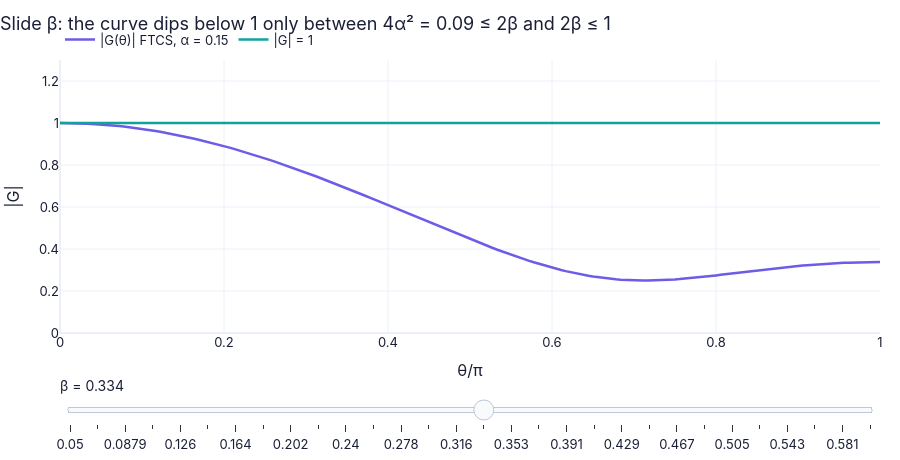

Notebook cell for this chart:
### Markdown cell above
**What you see.** (a) Four curves in the complex plane with the grey unit circle (θ runs from 0 to π, so each is the upper or lower half of a closed loop — its mirror image is the other half); (b) the same four as $\lvert G\rvert$ against $\theta/\pi$ with the line 1; (c) a lens-shaped teal region in the $(\alpha,\beta)$ plane and five dots.

**How to read it.** The orange curve (0.1, 0.2) stays inside the circle: stable. The rose curve (0.4, 0.2) leaves it at intermediate $\theta$ (long waves grow — the $4\alpha^2\le2\beta$ edge); the amber one (0, 0.51) leaves at $G=-1.04$, $\theta=\pi$ (the zigzag — the $2\beta\le1$ edge). The blue BTCS curve lies deep inside. In (c) a dot inside the lens is stable.

**What would change if…** …$D=0$ ($\beta=0$): the region shrinks to the single point $\alpha=0$ — pure convection is never stable with FTCS.

### Code cell
betas = np.linspace(0.05, 0.6, 30 if not FAST else 15)        # slider positions for beta at fixed alpha = 0.15
th = np.linspace(0, np.pi, 181)                                # Fourier angles
def f2(b_):                                                    # |G(theta)| for one beta
    return {"|G(θ)| FTCS, α = 0.15": (th/np.pi, np.abs(FD.amplification_factor(th, 0.15, b_, "ftcs"))),
            "|G| = 1": (th/np.pi, np.ones_like(th))}
fig = slider_figure(f2, "β", betas, xlabel="θ/π", ylabel="|G|", yrange=[0.0, 1.3],
                    title="Slide β: the curve dips below 1 only between 4α² = 0.09 ≤ 2β and 2β ≤ 1")
fig.show()   # display the interactive figure

### Figure 1 — Plotly figure (JSON) as saved in the notebook; plotly's stock layout.template omitted (floating-point values rounded to 4 significant figures; data arrays with more than 128 entries replaced by an {"elided": "..."} marker saying what was removed)
{"data": [{"hovertemplate": "|G(θ)| FTCS, α = 0.15: %{y:.4g}<extra>β = 0.05 </extra>", "line": {"color": "#6c5ce7", "width": 2.5}, "mode": "lines", "name": "|G(θ)| FTCS, α = 0.15", "type": "scatter", "visible": false, "x": {"elided": "181 float values"}, "y": {"elided": "181 float values"}}, {"hovertemplate": "|G| = 1: %{y:.4g}<extra>β = 0.05 </extra>", "line": {"color": "#0fa39c", "width": 2.5}, "mode": "lines", "name": "|G| = 1", "type": "scatter", "visible": false, "x": {"elided": "181 float values"}, "y": {"elided": "181 float values"}}, {"hovertemplate": "|G(θ)| FTCS, α = 0.15: %{y:.4g}<extra>β = 0.069 </extra>", "line": {"color": "#6c5ce7", "width": 2.5}, "mode": "lines", "name": "|G(θ)| FTCS, α = 0.15", "type": "scatter", "visible": false, "x": {"elided": "181 float values"}, "y": {"elided": "181 float values"}}, {"hovertemplate": "|G| = 1: %{y:.4g}<extra>β = 0.069 </extra>", "line": {"color": "#0fa39c", "width": 2.5}, "mode": "lines", "name": "|G| = 1", "type": "scatter", "visible": false, "x": {"elided": "181 float values"}, "y": {"elided": "181 float values"}}, {"hovertemplate": "|G(θ)| FTCS, α = 0.15: %{y:.4g}<extra>β = 0.0879 </extra>", "line": {"color": "#6c5ce7", "width": 2.5}, "mode": "lines", "name": "|G(θ)| FTCS, α = 0.15", "type": "scatter", "visible": false, "x": {"elided": "181 float values"}, "y": {"elided": "181 float values"}}, {"hovertemplate": "|G| = 1: %{y:.4g}<extra>β = 0.0879 </extra>", "line": {"color": "#0fa39c", "width": 2.5}, "mode": "lines", "name": "|G| = 1", "type": "scatter", "visible": false, "x": {"elided": "181 float values"}, "y": {"elided": "181 float values"}}, {"hovertemplate": "|G(θ)| FTCS, α = 0.15: %{y:.4g}<extra>β = 0.107 </extra>", "line": {"color": "#6c5ce7", "width": 2.5}, "mode": "lines", "name": "|G(θ)| FTCS, α = 0.15", "type": "scatter", "visible": false, "x": {"elided": "181 float values"}, "y": {"elided": "181 float values"}}, {"hovertemplate": "|G| = 1: %{y:.4g}<extra>β = 0.107 </extra>", "line": {"color": "#0fa39c", "width": 2.5}, "mode": "lines", "name": "|G| = 1", "type": "scatter", "visible": false, "x": {"elided": "181 float values"}, "y": {"elided": "181 float values"}}, {"hovertemplate": "|G(θ)| FTCS, α = 0.15: %{y:.4g}<extra>β = 0.126 </extra>", "line": {"color": "#6c5ce7", "width": 2.5}, "mode": "lines", "name": "|G(θ)| FTCS, α = 0.15", "type": "scatter", "visible": false, "x": {"elided": "181 float values"}, "y": {"elided": "181 float values"}}, {"hovertemplate": "|G| = 1: %{y:.4g}<extra>β = 0.126 </extra>", "line": {"color": "#0fa39c", "width": 2.5}, "mode": "lines", "name": "|G| = 1", "type": "scatter", "visible": false, "x": {"elided": "181 float values"}, "y": {"elided": "181 float values"}}, {"hovertemplate": "|G(θ)| FTCS, α = 0.15: %{y:.4g}<extra>β = 0.145 </extra>", "line": {"color": "#6c5ce7", "width": 2.5}, "mode": "lines", "name": "|G(θ)| FTCS, α = 0.15", "type": "scatter", "visible": false, "x": {"elided": "181 float values"}, "y": {"elided": "181 float values"}}, {"hovertemplate": "|G| = 1: %{y:.4g}<extra>β = 0.145 </extra>", "line": {"color": "#0fa39c", "width": 2.5}, "mode": "lines", "name": "|G| = 1", "type": "scatter", "visible": false, "x": {"elided": "181 float values"}, "y": {"elided": "181 float values"}}, {"hovertemplate": "|G(θ)| FTCS, α = 0.15: %{y:.4g}<extra>β = 0.164 </extra>", "line": {"color": "#6c5ce7", "width": 2.5}, "mode": "lines", "name": "|G(θ)| FTCS, α = 0.15", "type": "scatter", "visible": false, "x": {"elided": "181 float values"}, "y": {"elided": "181 float values"}}, {"hovertemplate": "|G| = 1: %{y:.4g}<extra>β = 0.164 </extra>", "line": {"color": "#0fa39c", "width": 2.5}, "mode": "lines", "name": "|G| = 1", "type": "scatter", "visible": false, "x": {"elided": "181 float values"}, "y": {"elided": "181 float values"}}, {"hovertemplate": "|G(θ)| FTCS, α = 0.15: %{y:.4g}<extra>β = 0.183 </extra>", "line": {"color": "#6c5ce7", "width": 2.5}, "mode": "lines", "name": "|G(θ)| FTCS, α = 0.15", "type": "scatter", "visible": false, "x": {"elided": "181 float values"}, "y": {"elided": "181 float values"}}, {"hovertemplate": "|G| = 1: %{y:.4g}<extra>β = 0.183 </extra>", "line": {"color": "#0fa39c", "width": 2.5}, "mode": "lines", "name": "|G| = 1", "type": "scatter", "visible": false, "x": {"elided": "181 float values"}, "y": {"elided": "181 float values"}}, {"hovertemplate": "|G(θ)| FTCS, α = 0.15: %{y:.4g}<extra>β = 0.202 </extra>", "line": {"color": "#6c5ce7", "width": 2.5}, "mode": "lines", "name": "|G(θ)| FTCS, α = 0.15", "type": "scatter", "visible": false, "x": {"elided": "181 float values"}, "y": {"elided": "181 float values"}}, {"hovertemplate": "|G| = 1: %{y:.4g}<extra>β = 0.202 </extra>", "line": {"color": "#0fa39c", "width": 2.5}, "mode": "lines", "name": "|G| = 1", "type": "scatter", "visible": false, "x": {"elided": "181 float values"}, "y": {"elided": "181 float values"}}, {"hovertemplate": "|G(θ)| FTCS, α = 0.15: %{y:.4g}<extra>β = 0.221 </extra>", "line": {"color": "#6c5ce7", "width": 2.5}, "mode": "lines", "name": "|G(θ)| FTCS, α = 0.15", "type": "scatter", "visible": false, "x": {"elided": "181 float values"}, "y": {"elided": "181 float values"}}, {"hovertemplate": "|G| = 1: %{y:.4g}<extra>β = 0.221 </extra>", "line": {"color": "#0fa39c", "width": 2.5}, "mode": "lines", "name": "|G| = 1", "type": "scatter", "visible": false, "x": {"elided": "181 float values"}, "y": {"elided": "181 float values"}}, {"hovertemplate": "|G(θ)| FTCS, α = 0.15: %{y:.4g}<extra>β = 0.24 </extra>", "line": {"color": "#6c5ce7", "width": 2.5}, "mode": "lines", "name": "|G(θ)| FTCS, α = 0.15", "type": "scatter", "visible": false, "x": {"elided": "181 float values"}, "y": {"elided": "181 float values"}}, {"hovertemplate": "|G| = 1: %{y:.4g}<extra>β = 0.24 </extra>", "line": {"color": "#0fa39c", "width": 2.5}, "mode": "lines", "name": "|G| = 1", "type": "scatter", "visible": false, "x": {"elided": "181 float values"}, "y": {"elided": "181 float values"}}, {"hovertemplate": "|G(θ)| FTCS, α = 0.15: %{y:.4g}<extra>β = 0.259 </extra>", "line": {"color": "#6c5ce7", "width": 2.5}, "mode": "lines", "name": "|G(θ)| FTCS, α = 0.15", "type": "scatter", "visible": false, "x": {"elided": "181 float values"}, "y": {"elided": "181 float values"}}, {"hovertemplate": "|G| = 1: %{y:.4g}<extra>β = 0.259 </extra>", "line": {"color": "#0fa39c", "width": 2.5}, "mode": "lines", "name": "|G| = 1", "type": "scatter", "visible": false, "x": {"elided": "181 float values"}, "y": {"elided": "181 float values"}}, {"hovertemplate": "|G(θ)| FTCS, α = 0.15: %{y:.4g}<extra>β = 0.278 </extra>", "line": {"color": "#6c5ce7", "width": 2.5}, "mode": "lines", "name": "|G(θ)| FTCS, α = 0.15", "type": "scatter", "visible": false, "x": {"elided": "181 float values"}, "y": {"elided": "181 float values"}}, {"hovertemplate": "|G| = 1: %{y:.4g}<extra>β = 0.278 </extra>", "line": {"color": "#0fa39c", "width": 2.5}, "mode": "lines", "name": "|G| = 1", "type": "scatter", "visible": false, "x": {"elided": "181 float values"}, "y": {"elided": "181 float values"}}, {"hovertemplate": "|G(θ)| FTCS, α = 0.15: %{y:.4g}<extra>β = 0.297 </extra>", "line": {"color": "#6c5ce7", "width": 2.5}, "mode": "lines", "name": "|G(θ)| FTCS, α = 0.15", "type": "scatter", "visible": false, "x": {"elided": "181 float values"}, "y": {"elided": "181 float values"}}, {"hovertemplate": "|G| = 1: %{y:.4g}<extra>β = 0.297 </extra>", "line": {"color": "#0fa39c", "width": 2.5}, "mode": "lines", "name": "|G| = 1", "type": "scatter", "visible": false, "x": {"elided": "181 float values"}, "y": {"elided": "181 float values"}}, {"hovertemplate": "|G(θ)| FTCS, α = 0.15: %{y:.4g}<extra>β = 0.316 </extra>", "line": {"color": "#6c5ce7", "width": 2.5}, "mode": "lines", "name": "|G(θ)| FTCS, α = 0.15", "type": "scatter", "visible": false, "x": {"elided": "181 float values"}, "y": {"elided": "181 float values"}}, {"hovertemplate": "|G| = 1: %{y:.4g}<extra>β = 0.316 </extra>", "line": {"color": "#0fa39c", "width": 2.5}, "mode": "lines", "name": "|G| = 1", "type": "scatter", "visible": false, "x": {"elided": "181 float values"}, "y": {"elided": "181 float values"}}, {"hovertemplate": "|G(θ)| FTCS, α = 0.15: %{y:.4g}<extra>β = 0.334 </extra>", "line": {"color": "#6c5ce7", "width": 2.5}, "mode": "lines", "name": "|G(θ)| FTCS, α = 0.15", "type": "scatter", "visible": true, "x": {"elided": "181 float values"}, "y": {"elided": "181 float values"}}, {"hovertemplate": "|G| = 1: %{y:.4g}<extra>β = 0.334 </extra>", "line": {"color": "#0fa39c", "width": 2.5}, "mode": "lines", "name": "|G| = 1", "type": "scatter", "visible": true, "x": {"elided": "181 float values"}, "y": {"elided": "181 float values"}}, {"hovertemplate": "|G(θ)| FTCS, α = 0.15: %{y:.4g}<extra>β = 0.353 </extra>", "line": {"color": "#6c5ce7", "width": 2.5}, "mode": "lines", "name": "|G(θ)| FTCS, α = 0.15", "type": "scatter", "visible": false, "x": {"elided": "181 float values"}, "y": {"elided": "181 float values"}}, {"hovertemplate": "|G| = 1: %{y:.4g}<extra>β = 0.353 </extra>", "line": {"color": "#0fa39c", "width": 2.5}, "mode": "lines", "name": "|G| = 1", "type": "scatter", "visible": false, "x": {"elided": "181 float values"}, "y": {"elided": "181 float values"}}, {"hovertemplate": "|G(θ)| FTCS, α = 0.15: %{y:.4g}<extra>β = 0.372 </extra>", "line": {"color": "#6c5ce7", "width": 2.5}, "mode": "lines", "name": "|G(θ)| FTCS, α = 0.15", "type": "scatter", "visible": false, "x": {"elided": "181 float values"}, "y": {"elided": "181 float values"}}, {"hovertemplate": "|G| = 1: %{y:.4g}<extra>β = 0.372 </extra>", "line": {"color": "#0fa39c", "width": 2.5}, "mode": "lines", "name": "|G| = 1", "type": "scatter", "visible": false, "x": {"elided": "181 float values"}, "y": {"elided": "181 float values"}}, {"hovertemplate": "|G(θ)| FTCS, α = 0.15: %{y:.4g}<extra>β = 0.391 </extra>", "line": {"color": "#6c5ce7", "width": 2.5}, "mode": "lines", "name": "|G(θ)| FTCS, α = 0.15", "type": "scatter", "visible": false, "x": {"elided": "181 float values"}, "y": {"elided": "181 float values"}}, {"hovertemplate": "|G| = 1: %{y:.4g}<extra>β = 0.391 </extra>", "line": {"color": "#0fa39c", "width": 2.5}, "mode": "lines", "name": "|G| = 1", "type": "scatter", "visible": false, "x": {"elided": "181 float values"}, "y": {"elided": "181 float values"}}, {"hovertemplate": "|G(θ)| FTCS, α = 0.15: %{y:.4g}<extra>β = 0.41 </extra>", "line": {"color": "#6c5ce7", "width": 2.5}, "mode": "lines", "name": "|G(θ)| FTCS, α = 0.15", "type": "scatter", "visible": false, "x": {"elided": "181 float values"}, "y": {"elided": "181 float values"}}, {"hovertemplate": "|G| = 1: %{y:.4g}<extra>β = 0.41 </extra>", "line": {"color": "#0fa39c", "width": 2.5}, "mode": "lines", "name": "|G| = 1", "type": "scatter", "visible": false, "x": {"elided": "181 float values"}, "y": {"elided": "181 float values"}}, {"hovertemplate": "|G(θ)| FTCS, α = 0.15: %{y:.4g}<extra>β = 0.429 </extra>", "line": {"color": "#6c5ce7", "width": 2.5}, "mode": "lines", "name": "|G(θ)| FTCS, α = 0.15", "type": "scatter", "visible": false, "x": {"elided": "181 float values"}, "y": {"elided": "181 float values"}}, {"hovertemplate": "|G| = 1: %{y:.4g}<extra>β = 0.429 </extra>", "line": {"color": "#0fa39c", "width": 2.5}, "mode": "lines", "name": "|G| = 1", "type": "scatter", "visible": false, "x": {"elided": "181 float values"}, "y": {"elided": "181 float values"}}, {"hovertemplate": "|G(θ)| FTCS, α = 0.15: %{y:.4g}<extra>β = 0.448 </extra>", "line": {"color": "#6c5ce7", "width": 2.5}, "mode": "lines", "name": "|G(θ)| FTCS, α = 0.15", "type": "scatter", "visible": false, "x": {"elided": "181 float values"}, "y": {"elided": "181 float values"}}, {"hovertemplate": "|G| = 1: %{y:.4g}<extra>β = 0.448 </extra>", "line": {"color": "#0fa39c", "width": 2.5}, "mode": "lines", "name": "|G| = 1", "type": "scatter", "visible": false, "x": {"elided": "181 float values"}, "y": {"elided": "181 float values"}}, {"hovertemplate": "|G(θ)| FTCS, α = 0.15: %{y:.4g}<extra>β = 0.467 </extra>", "line": {"color": "#6c5ce7", "width": 2.5}, "mode": "lines", "name": "|G(θ)| FTCS, α = 0.15", "type": "scatter", "visible": false, "x": {"elided": "181 float values"}, "y": {"elided": "181 float values"}}, {"hovertemplate": "|G| = 1: %{y:.4g}<extra>β = 0.467 </extra>", "line": {"color": "#0fa39c", "width": 2.5}, "mode": "lines", "name": "|G| = 1", "type": "scatter", "visible": false, "x": {"elided": "181 float values"}, "y": {"elided": "181 float values"}}, {"hovertemplate": "|G(θ)| FTCS, α = 0.15: %{y:.4g}<extra>β = 0.486 </extra>", "line": {"color": "#6c5ce7", "width": 2.5}, "mode": "lines", "name": "|G(θ)| FTCS, α = 0.15", "type": "scatter", "visible": false, "x": {"elided": "181 float values"}, "y": {"elided": "181 float values"}}, {"hovertemplate": "|G| = 1: %{y:.4g}<extra>β = 0.486 </extra>", "line": {"color": "#0fa39c", "width": 2.5}, "mode": "lines", "name": "|G| = 1", "type": "scatter", "visible": false, "x": {"elided": "181 float values"}, "y": {"elided": "181 float values"}}, {"hovertemplate": "|G(θ)| FTCS, α = 0.15: %{y:.4g}<extra>β = 0.505 </extra>", "line": {"color": "#6c5ce7", "width": 2.5}, "mode": "lines", "name": "|G(θ)| FTCS, α = 0.15", "type": "scatter", "visible": false, "x": {"elided": "181 float values"}, "y": {"elided": "181 float values"}}, {"hovertemplate": "|G| = 1: %{y:.4g}<extra>β = 0.505 </extra>", "line": {"color": "#0fa39c", "width": 2.5}, "mode": "lines", "name": "|G| = 1", "type": "scatter", "visible": false, "x": {"elided": "181 float values"}, "y": {"elided": "181 float values"}}, {"hovertemplate": "|G(θ)| FTCS, α = 0.15: %{y:.4g}<extra>β = 0.524 </extra>", "line": {"color": "#6c5ce7", "width": 2.5}, "mode": "lines", "name": "|G(θ)| FTCS, α = 0.15", "type": "scatter", "visible": false, "x": {"elided": "181 float values"}, "y": {"elided": "181 float values"}}, {"hovertemplate": "|G| = 1: %{y:.4g}<extra>β = 0.524 </extra>", "line": {"color": "#0fa39c", "width": 2.5}, "mode": "lines", "name": "|G| = 1", "type": "scatter", "visible": false, "x": {"elided": "181 float values"}, "y": {"elided": "181 float values"}}, {"hovertemplate": "|G(θ)| FTCS, α = 0.15: %{y:.4g}<extra>β = 0.543 </extra>", "line": {"color": "#6c5ce7", "width": 2.5}, "mode": "lines", "name": "|G(θ)| FTCS, α = 0.15", "type": "scatter", "visible": false, "x": {"elided": "181 float values"}, "y": {"elided": "181 float values"}}, {"hovertemplate": "|G| = 1: %{y:.4g}<extra>β = 0.543 </extra>", "line": {"color": "#0fa39c", "width": 2.5}, "mode": "lines", "name": "|G| = 1", "type": "scatter", "visible": false, "x": {"elided": "181 float values"}, "y": {"elided": "181 float values"}}, {"hovertemplate": "|G(θ)| FTCS, α = 0.15: %{y:.4g}<extra>β = 0.562 </extra>", "line": {"color": "#6c5ce7", "width": 2.5}, "mode": "lines", "name": "|G(θ)| FTCS, α = 0.15", "type": "scatter", "visible": false, "x": {"elided": "181 float values"}, "y": {"elided": "181 float values"}}, {"hovertemplate": "|G| = 1: %{y:.4g}<extra>β = 0.562 </extra>", "line": {"color": "#0fa39c", "width": 2.5}, "mode": "lines", "name": "|G| = 1", "type": "scatter", "visible": false, "x": {"elided": "181 float values"}, "y": {"elided": "181 float values"}}, {"hovertemplate": "|G(θ)| FTCS, α = 0.15: %{y:.4g}<extra>β = 0.581 </extra>", "line": {"color": "#6c5ce7", "width": 2.5}, "mode": "lines", "name": "|G(θ)| FTCS, α = 0.15", "type": "scatter", "visible": false, "x": {"elided": "181 float values"}, "y": {"elided": "181 float values"}}, {"hovertemplate": "|G| = 1: %{y:.4g}<extra>β = 0.581 </extra>", "line": {"color": "#0fa39c", "width": 2.5}, "mode": "lines", "name": "|G| = 1", "type": "scatter", "visible": false, "x": {"elided": "181 float values"}, "y": {"elided": "181 float values"}}, {"hovertemplate": "|G(θ)| FTCS, α = 0.15: %{y:.4g}<extra>β = 0.6 </extra>", "line": {"color": "#6c5ce7", "width": 2.5}, "mode": "lines", "name": "|G(θ)| FTCS, α = 0.15", "type": "scatter", "visible": false, "x": {"elided": "181 float values"}, "y": {"elided": "181 float values"}}, {"hovertemplate": "|G| = 1: %{y:.4g}<extra>β = 0.6 </extra>", "line": {"color": "#0fa39c", "width": 2.5}, "mode": "lines", "name": "|G| = 1", "type": "scatter", "visible": false, "x": {"elided": "181 float values"}, "y": {"elided": "181 float values"}}], "layout": {"colorway": ["#6c5ce7", "#0fa39c", "#f97316", "#2563eb", "#e11d6a", "#d97706"], "font": {"color": "#1a1f36", "family": "Inter, -apple-system, Segoe UI, Roboto, sans-serif", "size": 13}, "height": 460, "hovermode": "x unified", "legend": {"orientation": "h", "x": 0, "xanchor": "left", "y": 1.02, "yanchor": "bottom"}, "margin": {"b": 90, "l": 60, "r": 20, "t": 60}, "sliders": [{"active": 15, "currentvalue": {"font": {"size": 14}, "prefix": "β = ", "suffix": " "}, "pad": {"t": 40}, "steps": [{"args": [{"visible": [true, true, false, false, false, false, false, false, false, false, false, false, false, false, false, false, false, false, false, false, false, false, false, false, false, false, false, false, false, false, false, false, false, false, false, false, false, false, false, false, false, false, false, false, false, false, false, false, false, false, false, false, false, false, false, false, false, false, false, false]}], "label": "0.05", "method": "update"}, {"args": [{"visible": [false, false, true, true, false, false, false, false, false, false, false, false, false, false, false, false, false, false, false, false, false, false, false, false, false, false, false, false, false, false, false, false, false, false, false, false, false, false, false, false, false, false, false, false, false, false, false, false, false, false, false, false, false, false, false, false, false, false, false, false]}], "label": "0.069", "method": "update"}, {"args": [{"visible": [false, false, false, false, true, true, false, false, false, false, false, false, false, false, false, false, false, false, false, false, false, false, false, false, false, false, false, false, false, false, false, false, false, false, false, false, false, false, false, false, false, false, false, false, false, false, false, false, false, false, false, false, false, false, false, false, false, false, false, false]}], "label": "0.0879", "method": "update"}, {"args": [{"visible": [false, false, false, false, false, false, true, true, false, false, false, false, false, false, false, false, false, false, false, false, false, false, false, false, false, false, false, false, false, false, false, false, false, false, false, false, false, false, false, false, false, false, false, false, false, false, false, false, false, false, false, false, false, false, false, false, false, false, false, false]}], "label": "0.107", "method": "update"}, {"args": [{"visible": [false, false, false, false, false, false, false, false, true, true, false, false, false, false, false, false, false, false, false, false, false, false, false, false, false, false, false, false, false, false, false, false, false, false, false, false, false, false, false, false, false, false, false, false, false, false, false, false, false, false, false, false, false, false, false, false, false, false, false, false]}], "label": "0.126", "method": "update"}, {"args": [{"visible": [false, false, false, false, false, false, false, false, false, false, true, true, false, false, false, false, false, false, false, false, false, false, false, false, false, false, false, false, false, false, false, false, false, false, false, false, false, false, false, false, false, false, false, false, false, false, false, false, false, false, false, false, false, false, false, false, false, false, false, false]}], "label": "0.145", "method": "update"}, {"args": [{"visible": [false, false, false, false, false, false, false, false, false, false, false, false, true, true, false, false, false, false, false, false, false, false, false, false, false, false, false, false, false, false, false, false, false, false, false, false, false, false, false, false, false, false, false, false, false, false, false, false, false, false, false, false, false, false, false, false, false, false, false, false]}], "label": "0.164", "method": "update"}, {"args": [{"visible": [false, false, false, false, false, false, false, false, false, false, false, false, false, false, true, true, false, false, false, false, false, false, false, false, false, false, false, false, false, false, false, false, false, false, false, false, false, false, false, false, false, false, false, false, false, false, false, false, false, false, false, false, false, false, false, false, false, false, false, false]}], "label": "0.183", "method": "update"}, {"args": [{"visible": [false, false, false, false, false, false, false, false, false, false, false, false, false, false, false, false, true, true, false, false, false, false, false, false, false, false, false, false, false, false, false, false, false, false, false, false, false, false, false, false, false, false, false, false, false, false, false, false, false, false, false, false, false, false, false, false, false, false, false, false]}], "label": "0.202", "method": "update"}, {"args": [{"visible": [false, false, false, false, false, false, false, false, false, false, false, false, false, false, false, false, false, false, true, true, false, false, false, false, false, false, false, false, false, false, false, false, false, false, false, false, false, false, false, false, false, false, false, false, false, false, false, false, false, false, false, false, false, false, false, false, false, false, false, false]}], "label": "0.221", "method": "update"}, {"args": [{"visible": [false, false, false, false, false, false, false, false, false, false, false, false, false, false, false, false, false, false, false, false, true, true, false, false, false, false, false, false, false, false, false, false, false, false, false, false, false, false, false, false, false, false, false, false, false, false, false, false, false, false, false, false, false, false, false, false, false, false, false, false]}], "label": "0.24", "method": "update"}, {"args": [{"visible": [false, false, false, false, false, false, false, false, false, false, false, false, false, false, false, false, false, false, false, false, false, false, true, true, false, false, false, false, false, false, false, false, false, false, false, false, false, false, false, false, false, false, false, false, false, false, false, false, false, false, false, false, false, false, false, false, false, false, false, false]}], "label": "0.259", "method": "update"}, {"args": [{"visible": [false, false, false, false, false, false, false, false, false, false, false, false, false, false, false, false, false, false, false, false, false, false, false, false, true, true, false, false, false, false, false, false, false, false, false, false, false, false, false, false, false, false, false, false, false, false, false, false, false, false, false, false, false, false, false, false, false, false, false, false]}], "label": "0.278", "method": "update"}, {"args": [{"visible": [false, false, false, false, false, false, false, false, false, false, false, false, false, false, false, false, false, false, false, false, false, false, false, false, false, false, true, true, false, false, false, false, false, false, false, false, false, false, false, false, false, false, false, false, false, false, false, false, false, false, false, false, false, false, false, false, false, false, false, false]}], "label": "0.297", "method": "update"}, {"args": [{"visible": [false, false, false, false, false, false, false, false, false, false, false, false, false, false, false, false, false, false, false, false, false, false, false, false, false, false, false, false, true, true, false, false, false, false, false, false, false, false, false, false, false, false, false, false, false, false, false, false, false, false, false, false, false, false, false, false, false, false, false, false]}], "label": "0.316", "method": "update"}, {"args": [{"visible": [false, false, false, false, false, false, false, false, false, false, false, false, false, false, false, false, false, false, false, false, false, false, false, false, false, false, false, false, false, false, true, true, false, false, false, false, false, false, false, false, false, false, false, false, false, false, false, false, false, false, false, false, false, false, false, false, false, false, false, false]}], "label": "0.334", "method": "update"}, {"args": [{"visible": [false, false, false, false, false, false, false, false, false, false, false, false, false, false, false, false, false, false, false, false, false, false, false, false, false, false, false, false, false, false, false, false, true, true, false, false, false, false, false, false, false, false, false, false, false, false, false, false, false, false, false, false, false, false, false, false, false, false, false, false]}], "label": "0.353", "method": "update"}, {"args": [{"visible": [false, false, false, false, false, false, false, false, false, false, false, false, false, false, false, false, false, false, false, false, false, false, false, false, false, false, false, false, false, false, false, false, false, false, true, true, false, false, false, false, false, false, false, false, false, false, false, false, false, false, false, false, false, false, false, false, false, false, false, false]}], "label": "0.372", "method": "update"}, {"args": [{"visible": [false, false, false, false, false, false, false, false, false, false, false, false, false, false, false, false, false, false, false, false, false, false, false, false, false, false, false, false, false, false, false, false, false, false, false, false, true, true, false, false, false, false, false, false, false, false, false, false, false, false, false, false, false, false, false, false, false, false, false, false]}], "label": "0.391", "method": "update"}, {"args": [{"visible": [false, false, false, false, false, false, false, false, false, false, false, false, false, false, false, false, false, false, false, false, false, false, false, false, false, false, false, false, false, false, false, false, false, false, false, false, false, false, true, true, false, false, false, false, false, false, false, false, false, false, false, false, false, false, false, false, false, false, false, false]}], "label": "0.41", "method": "update"}, {"args": [{"visible": [false, false, false, false, false, false, false, false, false, false, false, false, false, false, false, false, false, false, false, false, false, false, false, false, false, false, false, false, false, false, false, false, false, false, false, false, false, false, false, false, true, true, false, false, false, false, false, false, false, false, false, false, false, false, false, false, false, false, false, false]}], "label": "0.429", "method": "update"}, {"args": [{"visible": [false, false, false, false, false, false, false, false, false, false, false, false, false, false, false, false, false, false, false, false, false, false, false, false, false, false, false, false, false, false, false, false, false, false, false, false, false, false, false, false, false, false, true, true, false, false, false, false, false, false, false, false, false, false, false, false, false, false, false, false]}], "label": "0.448", "method": "update"}, {"args": [{"visible": [false, false, false, false, false, false, false, false, false, false, false, false, false, false, false, false, false, false, false, false, false, false, false, false, false, false, false, false, false, false, false, false, false, false, false, false, false, false, false, false, false, false, false, false, true, true, false, false, false, false, false, false, false, false, false, false, false, false, false, false]}], "label": "0.467", "method": "update"}, {"args": [{"visible": [false, false, false, false, false, false, false, false, false, false, false, false, false, false, false, false, false, false, false, false, false, false, false, false, false, false, false, false, false, false, false, false, false, false, false, false, false, false, false, false, false, false, false, false, false, false, true, true, false, false, false, false, false, false, false, false, false, false, false, false]}], "label": "0.486", "method": "update"}, {"args": [{"visible": [false, false, false, false, false, false, false, false, false, false, false, false, false, false, false, false, false, false, false, false, false, false, false, false, false, false, false, false, false, false, false, false, false, false, false, false, false, false, false, false, false, false, false, false, false, false, false, false, true, true, false, false, false, false, false, false, false, false, false, false]}], "label": "0.505", "method": "update"}, {"args": [{"visible": [false, false, false, false, false, false, false, false, false, false, false, false, false, false, false, false, false, false, false, false, false, false, false, false, false, false, false, false, false, false, false, false, false, false, false, false, false, false, false, false, false, false, false, false, false, false, false, false, false, false, true, true, false, false, false, false, false, false, false, false]}], "label": "0.524", "method": "update"}, {"args": [{"visible": [false, false, false, false, false, false, false, false, false, false, false, false, false, false, false, false, false, false, false, false, false, false, false, false, false, false, false, false, false, false, false, false, false, false, false, false, false, false, false, false, false, false, false, false, false, false, false, false, false, false, false, false, true, true, false, false, false, false, false, false]}], "label": "0.543", "method": "update"}, {"args": [{"visible": [false, false, false, false, false, false, false, false, false, false, false, false, false, false, false, false, false, false, false, false, false, false, false, false, false, false, false, false, false, false, false, false, false, false, false, false, false, false, false, false, false, false, false, false, false, false, false, false, false, false, false, false, false, false, true, true, false, false, false, false]}], "label": "0.562", "method": "update"}, {"args": [{"visible": [false, false, false, false, false, false, false, false, false, false, false, false, false, false, false, false, false, false, false, false, false, false, false, false, false, false, false, false, false, false, false, false, false, false, false, false, false, false, false, false, false, false, false, false, false, false, false, false, false, false, false, false, false, false, false, false, true, true, false, false]}], "label": "0.581", "method": "update"}, {"args": [{"visible": [false, false, false, false, false, false, false, false, false, false, false, false, false, false, false, false, false, false, false, false, false, false, false, false, false, false, false, false, false, false, false, false, false, false, false, false, false, false, false, false, false, false, false, false, false, false, false, false, false, false, false, false, false, false, false, false, false, false, true, true]}], "label": "0.6", "method": "update"}]}], "title": {"text": "Slide β: the curve dips below 1 only between 4α² = 0.09 ≤ 2β and 2β ≤ 1", "x": 0}, "xaxis": {"range": [0.0, 1.0], "title": {"text": "θ/π"}}, "yaxis": {"range": [0.0, 1.3], "title": {"text": "|G|"}}}}
